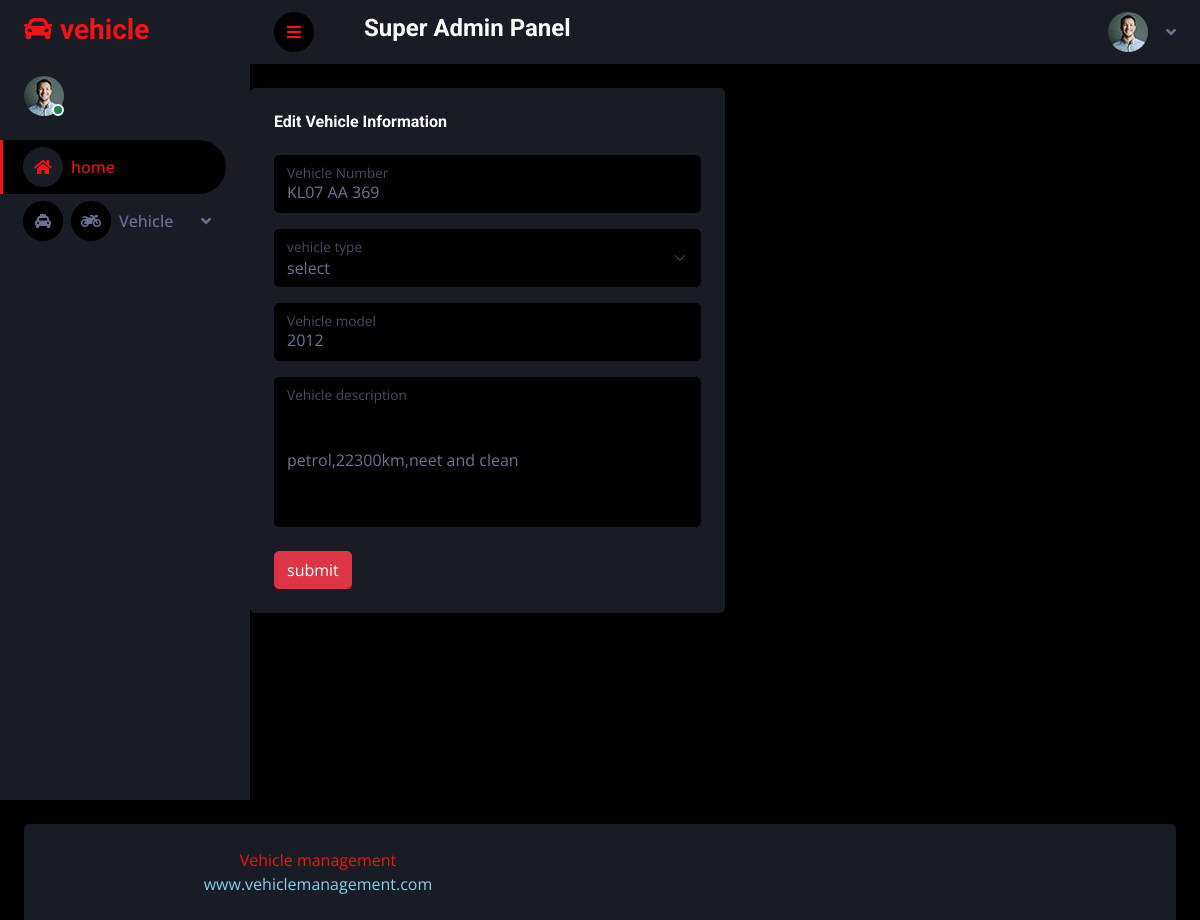
/editvehi/3/, run on the app's committed database.
### backapp/models.py (models this page shows)
class vehicledb(models.Model):
    vname=models.CharField(max_length=100,null=True,blank=True)
    vtype=models.CharField(max_length=100,null=True,blank=True)
    vmodel=models.IntegerField(null=True,blank=True)
    vdescription=models.CharField(max_length=100,null=True,blank=True)

### backapp/views.py (the view)
# urls.py: path('editvehi/<int:dataid>/',views.editvehi,name="editvehi"),
def editvehi(req,dataid):
    data=vehicledb.objects.get(id=dataid)
    print(data)
    return render(req,"editvehicle.html",{'data':data})

### backapp/templates/editvehicle.html (shortened to what this page needs)
<!DOCTYPE html>
{% extends 'index.html' %}
{% block content %}
<html lang="en">
<head>
</head>
<body>
    <form method="post" action="{% url 'updatevehicle' dataid=data.id %}" enctype="multipart/form-data">
<div class="col-sm-12 col-xl-6">
                        <div class="bg-secondary rounded h-100 p-4">
                            <h6 class="mb-4">Edit Vehicle Information</h6>
                            <div class="form-floating mb-3">
                                <input type="text" class="form-control" id="floatingInput" placeholder="vehicle name" name="vename" value="{{ data.vname }}">
                                <label for="floatingInput">Vehicle Number</label>
                            </div>
                            <div class="form-floating mb-3" >
                                <select class="form-select" id="floatingSelect" aria-label="Floating label select example" name="vetype" >
                                    <option selected="">select </option>
                                </select>
                                <label for="floatingSelect">vehicle type</label>
                            </div>
                            <div class="form-floating mb-3">
                                <input type="text" class="form-control" id="floatingPassword" placeholder="Vehicle model" name="vemodel" value="{{ data.vmodel }}">
                                <label for="floatingPassword">Vehicle model</label>
                            </div>
                            <div class="form-floating" >
                                <input type="text" class="form-control" placeholder="Leave a description here" id="floatingTextarea" style="height: 150px;" name="vedescription" value="{{ data.vdescription }}" >
                                <label for="floatingTextarea">Vehicle description</label>
                            </div>
                            <br>
                            <button type="submit" class="btn btn-danger">submit</button>
                        </div>
                    </div>
    </form>
</body>
</html>
{% endblock %}

### backapp/templates/static/css/style.css (style rules this page uses)
:root { --primary: #EB1616; --secondary: #191C24; --light: #6C7293; --dark: #000000; }
.btn { transition: .5s; }

### data on the page
vehicledb: vename "KL07 AA 369", vemodel "2012", vedescription "petrol,22300km,neet and clean"
